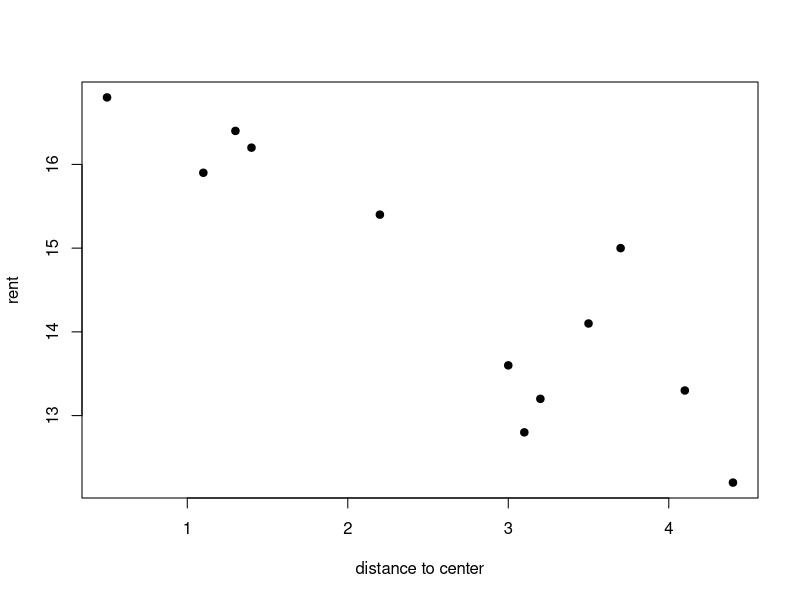
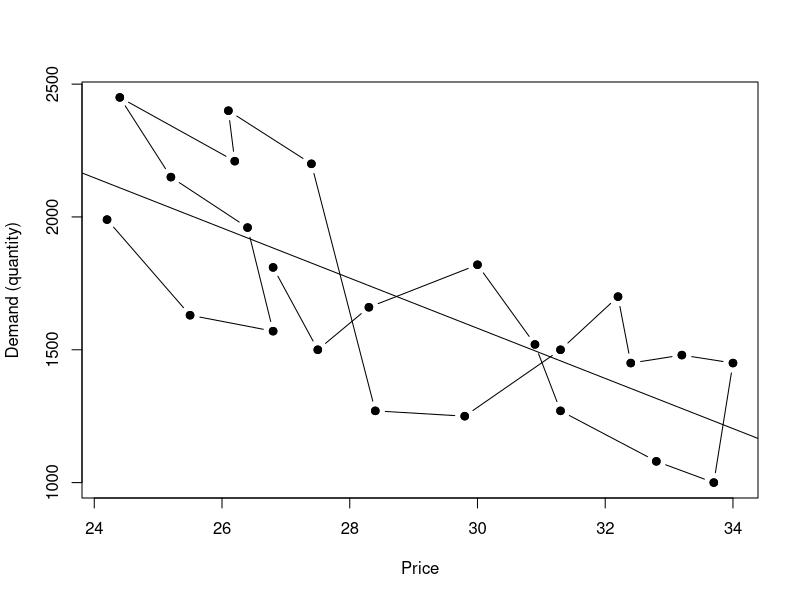
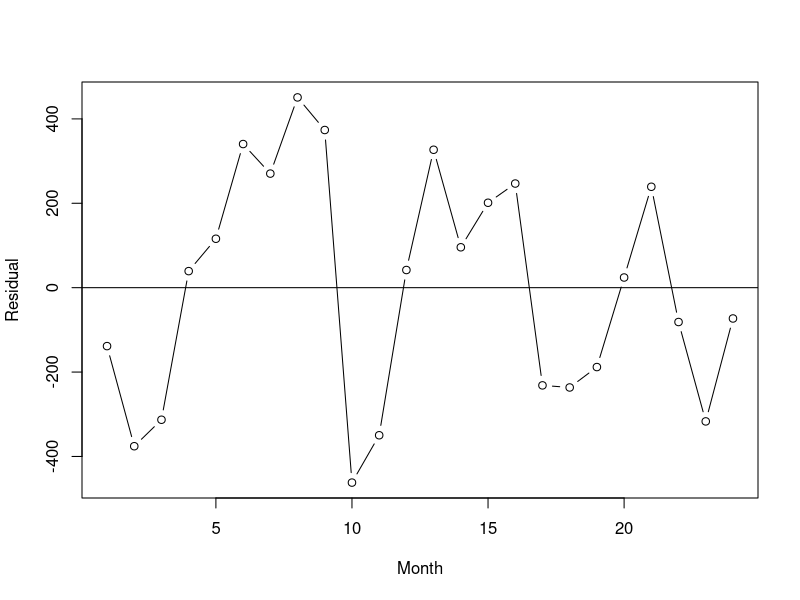
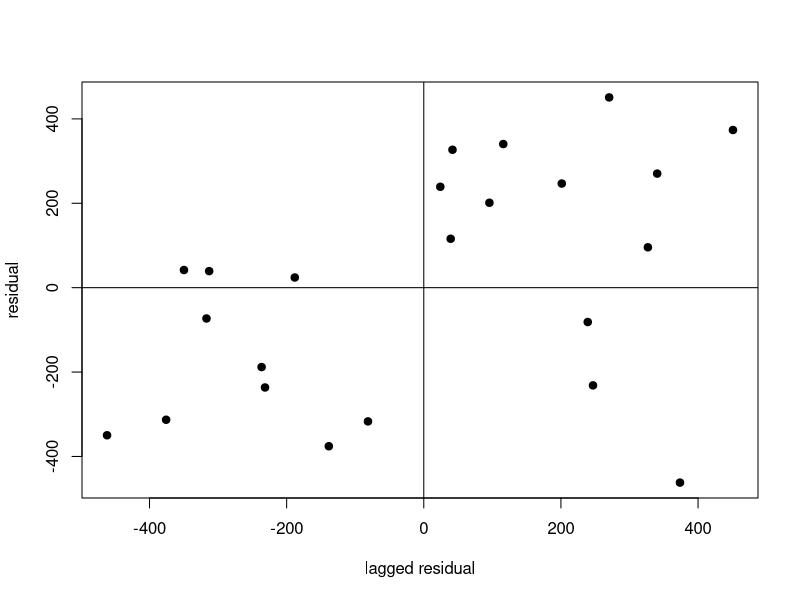

Here is the R script that generated these plots, in order:
## ---- chunk 1
# data
x <- c(0.5,1.4,1.1,2.2,1.3,3.2,3.1,4.4,3.7,3,3.5,4.1)
y <- c(16.8,16.2,15.9,15.4,16.4,13.2,12.8,12.2,15,13.6,14.1,13.3)
# plot
plot(x,y,xlab="distance to center",ylab="rent",pch=19)
## ---- chunk 2
regrC <- lm(y[1:5]~x[1:5])
SuuC <- sum(residuals(regrC)^2)
print(SuuC)
## ---- chunk 3
regrS <- lm(y[6:12]~x[6:12])
SuuS <- sum(residuals(regrS)^2)
print(SuuS)
## ---- chunk 4
print(paste("Test statistic F =",(SuuS/5)/(SuuC/3)))
print(paste("5% critical value =",qf(0.95,5,3)))
## ---- chunk 5
regr <- lm(y~x)
uhatsquared <- residuals(regr)^2
aux <- lm(uhatsquared~x+I(x^2))
TT <- length(uhatsquared)
summary_aux <- summary(aux)
TR2 <- summary_aux$r.squared*TT
print(paste("Test statistic T x R2 =",TR2))
print(paste("5% critical value =",qchisq(0.95,2)))
print(paste("p-value of test statistic =",pchisq(TR2,2)))
print(summary_aux)
## ---- chunk 6
X <- cbind(1,x) # make regressor matrix
betahat <- solve(t(X)%*%X)%*%t(X)%*%y #(X'X)^{-1}X'y, betahat is unbiased
uhat <- y-X%*%betahat 
What <- diag(as.vector(uhat^2))
Covbetahat <- solve(t(X)%*%X)%*%t(X)%*%What%*%X%*%solve(t(X)%*%X)
print(paste("HC standard error for alpha =",sqrt(diag(Covbetahat)[1])))
print(paste("(Wrong) LS standard error for alpha =",summary(lm(y~x))$coefficients[1,2]))
print(paste("HC standard error for beta =",sqrt(diag(Covbetahat)[2])))
print(paste("(Wrong) LS standard error for beta =",summary(lm(y~x))$coefficients[2,2]))
## ---- chunk 7
price <- c(24.2,25.5,26.8,26.4,25.2,24.4,26.2,26.1,27.4,28.4,29.8,31.3,32.2,32.4,33.2,34,33.7,32.8,31.3,30.9,30,28.3,27.5,26.8)
quant <- c(1990,1630,1570,1960,2150,2450,2210,2400,2200,1270,1250,1500,1700,1450,1480,1450,1000,1080,1270,1520,1820,1660,1500,1810)
n <- length(price)
regr <- lm(quant~price)
uhat <- residuals(regr)
plot(price,quant,xlab="Price",ylab="Demand (quantity)",pch=19)
abline(regr)
lines(price,quant,type="b")

## ---- chunk 8
plot(1:n,uhat,t="b",xlab="Month",ylab="Residual")
abline(h=0)
## ---- chunk 9
plot(uhat[-n],uhat[-1],xlab="lagged residual",ylab="residual",pch=19)
abline(h=0)
abline(v=0)
## ---- chunk 10
print(summary(lm(uhat[-1]~uhat[-n])))
## ---- chunk 11
X <- cbind(1,price) # make regressor matrix
y <- quant
ngridpoints <- 199
Z <- matrix(NA,ngridpoints,ncol(X)) # initialize output matrix
rho0 <- seq(-0.99,0.99,length=199)
for(i in 1:199) {
  # create transformation matrix P
  P <- diag(n)
  P[1,1] <- sqrt(1-rho0[i]^2)
  for(j in 2:n) P[j,(j-1)] <- -rho0[i]
  P <- P/sqrt(1-rho0[i]^2)
  # Transform variables
  ystar <- P%*%y
  Xstar <- P%*%X
  # OLS on transformed variables
  regr <- lm(ystar~Xstar-1)
  uhatstar <- residuals(regr)
  Z[i,] <- c(rho0[i],sum(uhatstar^2)*(1-rho0[i]^2))
  }
rhostar <- Z[which.min(Z[,2]),1]
print(paste("The value of rho with minimum sum of squared residuals is",rhostar))
